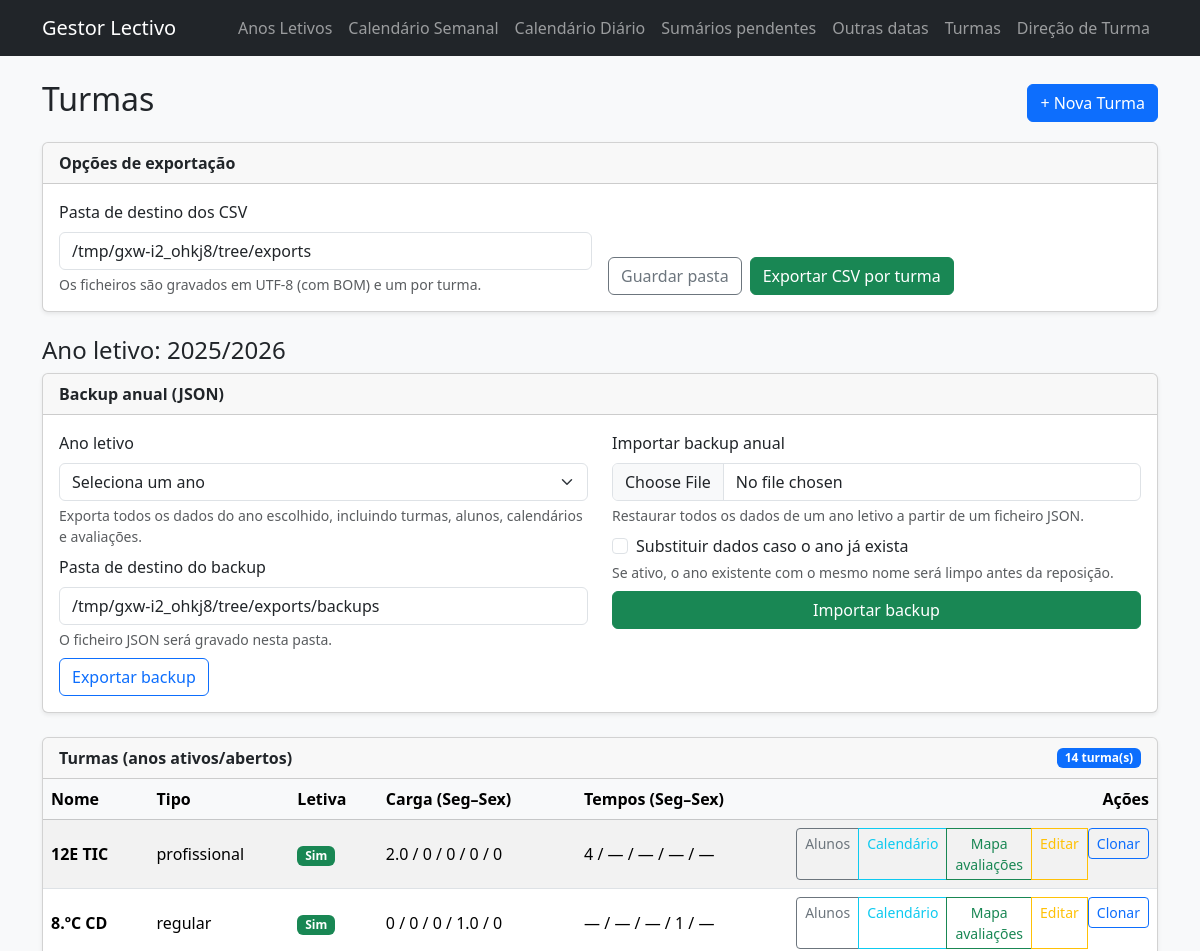
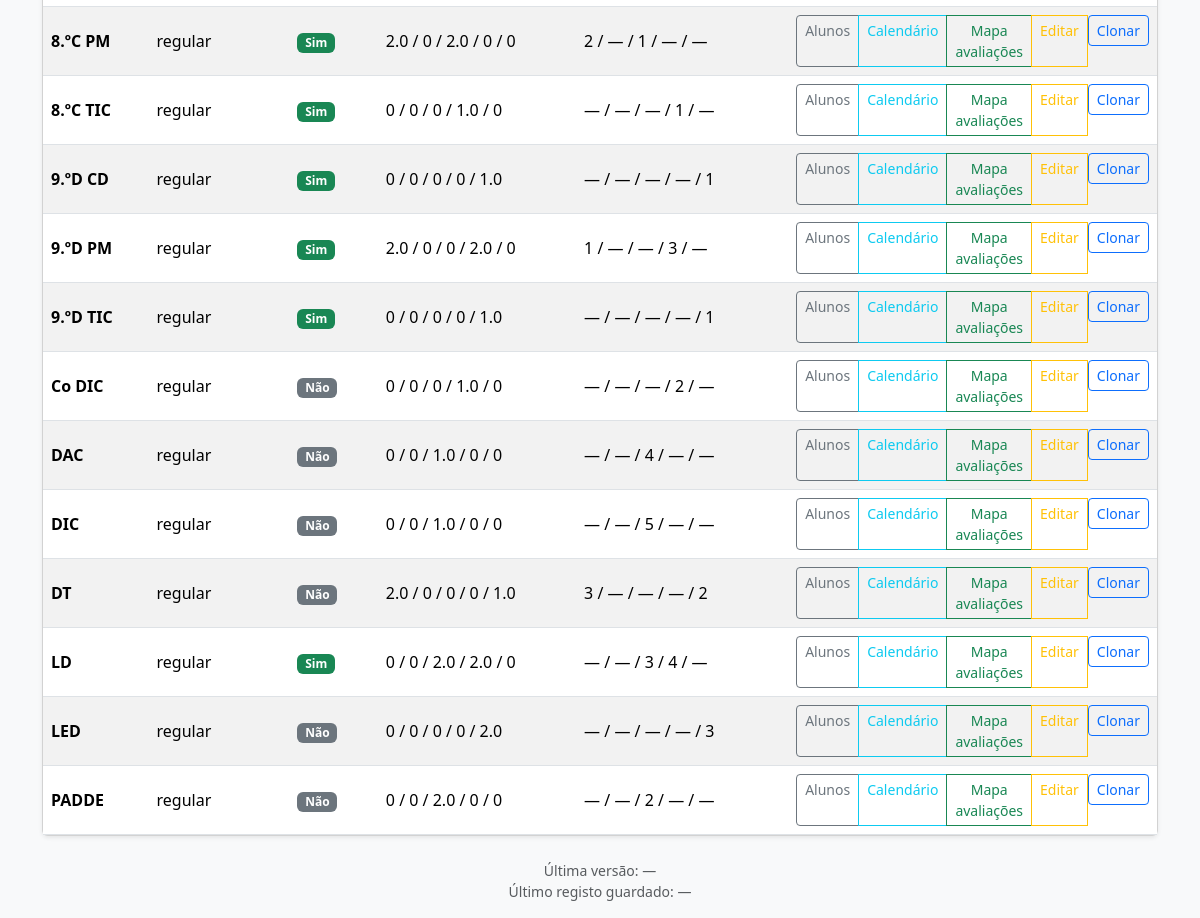
Page /turmas on the committed database (2 pictures, top to bottom).
### models.py (models this page shows)
class AnoLetivo(db.Model):
    __tablename__ = "anos_letivos"
    id = db.Column(db.Integer, primary_key=True)
    nome = db.Column(db.String(20), unique=True, nullable=False)
    data_inicio_ano = db.Column(db.Date, nullable=False)
    data_fim_ano = db.Column(db.Date, nullable=False)
    data_fim_semestre1 = db.Column(db.Date, nullable=False)
    data_inicio_semestre2 = db.Column(db.Date, nullable=False)
    descricao = db.Column(db.String(255))
    ativo = db.Column(db.Boolean, nullable=False, default=False)
    fechado = db.Column(db.Boolean, nullable=False, default=False)

class Turma(db.Model):
    __tablename__ = "turmas"
    id = db.Column(db.Integer, primary_key=True)
    nome = db.Column(db.String(50), nullable=False)
    tipo = db.Column(db.String(20), nullable=False, default="regular")
    periodo_tipo = db.Column(db.String(20), nullable=False, default="anual")
    ano_letivo_id = db.Column(db.Integer, db.ForeignKey("anos_letivos.id"))
    ano_letivo = db.relationship("AnoLetivo", backref="turmas")
    livros_turmas = db.relationship(
        "LivroTurma",
        back_populates="turma",
        cascade="all, delete-orphan",
    )
    livros = db.relationship(
        "Livro",
        secondary=lambda: LivroTurma.__table__,
        back_populates="turmas",
    )
    carga_segunda = db.Column(db.Float, nullable=True)
    carga_terca = db.Column(db.Float, nullable=True)
    carga_quarta = db.Column(db.Float, nullable=True)
    carga_quinta = db.Column(db.Float, nullable=True)
    carga_sexta = db.Column(db.Float, nullable=True)
    tempo_segunda = db.Column(db.Integer, nullable=True)
    tempo_terca = db.Column(db.Integer, nullable=True)
    tempo_quarta = db.Column(db.Integer, nullable=True)
    tempo_quinta = db.Column(db.Integer, nullable=True)
    tempo_sexta = db.Column(db.Integer, nullable=True)
    letiva = db.Column(db.Boolean, nullable=False, default=True, server_default="1")
    turmas_disciplinas = db.relationship(
        "TurmaDisciplina",
        back_populates="turma",
        cascade="all, delete-orphan",
    )
    disciplinas = db.relationship(
        "Disciplina",
        secondary=lambda: TurmaDisciplina.__table__,
        back_populates="turmas",
    )
    alunos = db.relationship(
        "Aluno",
        back_populates="turma",
        cascade="all, delete-orphan",
    )

### app.py (the view)
    @app.route("/turmas")
    def turmas_list():
        turmas = (
            Turma.query.options(joinedload(Turma.ano_letivo))
            .outerjoin(AnoLetivo)
            .order_by(AnoLetivo.ativo.desc(), AnoLetivo.fechado.asc(), AnoLetivo.data_inicio_ano.desc(), Turma.nome)
            .all()
        )
        turmas_abertas = [t for t in turmas if not (t.ano_letivo and t.ano_letivo.fechado)]
        turmas_fechadas = [t for t in turmas if t.ano_letivo and t.ano_letivo.fechado]
        anos_letivos = (
            AnoLetivo.query.order_by(AnoLetivo.data_inicio_ano.desc()).all()
        )
        return render_template(
            "turmas/list.html",
            turmas_abertas=turmas_abertas,
            turmas_fechadas=turmas_fechadas,
            csv_dest_dir=app.config.get("CSV_EXPORT_DIR"),
            backup_json_dir=app.config.get("BACKUP_JSON_DIR"),
            anos_letivos=anos_letivos,
        )

### app.py (called while the page is built, shortened)
def _formatar_data_hora(valor):
    if not valor:
        return None

### templates/turmas/list.html (shortened to what this page needs)
{% extends "base.html" %}
{% block content %}
<div class="d-flex justify-content-between align-items-center mb-3">
    <h2>Turmas</h2>
    <a href="{{ url_for('turmas_add') }}" class="btn btn-primary">+ Nova Turma</a>
</div>
<div class="card shadow-sm mb-4">
  <div class="card-header fw-semibold">Opções de exportação</div>
  <div class="card-body">
    <form class="row gy-2 gx-3 align-items-end" method="post" action="{{ url_for('turmas_export_csv') }}">
      <div class="col-12 col-md-6">
        <label class="form-label" for="csv_dest_dir">Pasta de destino dos CSV</label>
        <input
          type="text"
          class="form-control"
          id="csv_dest_dir"
          name="csv_dest_dir"
          value="{{ csv_dest_dir or '' }}"
          placeholder="/caminho/para/pasta"
          required
        >
        <div class="form-text">Os ficheiros são gravados em UTF-8 (com BOM) e um por turma.</div>
      </div>
      <div class="col-12 col-md-6 d-flex gap-2">
        <button type="submit" name="acao" value="guardar" class="btn btn-outline-secondary">Guardar pasta</button>
        <button type="submit" name="acao" value="exportar" class="btn btn-success">Exportar CSV por turma</button>
      </div>
    </form>
  </div>
</div>
{% set anos_ativos = anos_letivos|selectattr('ativo')|list %}
{% set ano_destaque = anos_ativos[0] if anos_ativos else (anos_letivos[0] if anos_letivos else None) %}
{% if ano_destaque %}
  <h2 class="h4">Ano letivo: {{ ano_destaque.nome }}</h2>
{% endif %}
<div class="card shadow-sm mb-4">
  <div class="card-header fw-semibold">Backup anual (JSON)</div>
  <div class="card-body">
    <div class="row gy-3">
      <div class="col-12 col-lg-6">
        <form class="row gy-2 gx-3 align-items-end" method="post" action="{{ url_for('backup_ano_export') }}">
          <div class="col-12">
            <label class="form-label" for="ano_letivo_id">Ano letivo</label>
            <select id="ano_letivo_id" name="ano_letivo_id" class="form-select" required>
              <option value="">Seleciona um ano</option>
            </select>
            <div class="form-text">Exporta todos os dados do ano escolhido, incluindo turmas, alunos, calendários e avaliações.</div>
          </div>
          <div class="col-12">
            <label class="form-label" for="backup_json_dir">Pasta de destino do backup</label>
            <input
              class="form-control"
              type="text"
              id="backup_json_dir"
              name="backup_json_dir"
              value="{{ backup_json_dir or '' }}"
              placeholder="/caminho/para/guardar"
              required
            >
            <div class="form-text">O ficheiro JSON será gravado nesta pasta.</div>
          </div>
          <div class="col-12">
            <button type="submit" class="btn btn-outline-primary">Exportar backup</button>
          </div>
        </form>
      </div>
      <div class="col-12 col-lg-6">
        <form class="row gy-2 gx-3 align-items-end" method="post" enctype="multipart/form-data" action="{{ url_for('backup_ano_import') }}">
          <div class="col-12">
            <label class="form-label" for="ano_json">Importar backup anual</label>
            <input class="form-control" type="file" id="ano_json" name="ano_json" accept="application/json" required>
            <div class="form-text">Restaurar todos os dados de um ano letivo a partir de um ficheiro JSON.</div>
          </div>
          <div class="col-12">
            <div class="form-check">
              <input class="form-check-input" type="checkbox" id="substituir" name="substituir" value="1">
              <label class="form-check-label" for="substituir">Substituir dados caso o ano já exista</label>
            </div>
            <div class="form-text">Se ativo, o ano existente com o mesmo nome será limpo antes da reposição.</div>
          </div>
          <div class="col-12">
            <button type="submit" class="btn btn-success w-100">Importar backup</button>
          </div>
        </form>
      </div>
    </div>
  </div>
</div>
{% if turmas_abertas or turmas_fechadas %}
  {% macro render_turmas_card(turmas, titulo, badge_class) %}
    <div class="card shadow-sm mb-4">
      <div class="card-header d-flex justify-content-between align-items-center">
        <div class="fw-semibold">{{ titulo }}</div>
        <span class="badge {{ badge_class }}">{{ turmas|length }} turma(s)</span>
      </div>
      <div class="table-responsive">
        <table class="table table-striped align-middle mb-0">
          <thead class="table-light">
            <tr>
              <th>Nome</th>
              <th>Tipo</th>
              <th>Letiva</th>
              <th>Carga (Seg–Sex)</th>
              <th>Tempos (Seg–Sex)</th>
              <th class="text-end" style="width: 260px;">Ações</th>
            </tr>
          </thead>
          <tbody>
          {% for turma in turmas %}
            <tr>
              <td class="fw-semibold">{{ turma.nome }}</td>
              <td>{{ turma.tipo }}</td>
              <td>
                {% if turma.letiva %}
                  <span class="badge text-bg-success">Sim</span>
                {% else %}
                  <span class="badge text-bg-secondary">Não</span>
                {% endif %}
              </td>
              <td class="text-nowrap">{{ turma.carga_segunda or 0 }} /
                {{ turma.carga_terca or 0 }} /
                {{ turma.carga_quarta or 0 }} /
                {{ turma.carga_quinta or 0 }} /
                {{ turma.carga_sexta or 0 }}</td>
              <td class="text-nowrap">{{ turma.tempo_segunda or '—' }} /
                {{ turma.tempo_terca or '—' }} /
                {{ turma.tempo_quarta or '—' }} /
                {{ turma.tempo_quinta or '—' }} /
                {{ turma.tempo_sexta or '—' }}</td>
              <td class="text-end">
                <div class="btn-group" role="group">
                  <a href="{{ url_for('turma_alunos', turma_id=turma.id) }}" class="btn btn-sm btn-outline-secondary">Alunos</a>
                  <a href="{{ url_for('turma_calendario', turma_id=turma.id) }}" class="btn btn-sm btn-outline-info">Calendário</a>
                  <a href="{{ url_for('turma_mapa_avaliacao_diaria', turma_id=turma.id) }}" class="btn btn-sm btn-outline-success">Mapa avaliações</a>
                  <a href="{{ url_for('turmas_edit', turma_id=turma.id) }}" class="btn btn-sm btn-outline-warning">Editar</a>
                  <form method="post"
                        action="{{ url_for('turmas_clone', turma_id=turma.id) }}"
                        class="d-inline"
                        onsubmit="return confirm('Clonar esta turma com os alunos?');">
                    <button type="submit" class="btn btn-sm btn-outline-primary">Clonar</button>
                  </form>
                </div>
              </td>
            </tr>
          {% endfor %}
          </tbody>
        </table>
      </div>
    </div>
  {% endmacro %}
  {% if turmas_abertas %}
    {{ render_turmas_card(turmas_abertas, "Turmas (anos ativos/abertos)", "text-bg-primary") }}
  {% endif %}
{% else %}
  <div class="alert alert-secondary">Nenhuma turma registada.</div>
{% endif %}
{% endblock %}

### rows in the picture
AnoLetivo: nome "2025/2026"
Turma: nome "12E TIC", tipo "profissional", letiva "Sim", carga_segunda "2.0", carga_terca "0", carga_quarta "0", carga_quinta "0", carga_sexta "0", tempo_segunda "4", tempo_terca "—", tempo_quarta "—", tempo_quinta "—", tempo_sexta "—"
Turma: nome "8.ºC CD", tipo "regular", letiva "Sim", carga_segunda "0", carga_terca "0", carga_quarta "0", carga_quinta "1.0", carga_sexta "0", tempo_segunda "—", tempo_terca "—", tempo_quarta "—", tempo_quinta "1", tempo_sexta "—"
Turma: nome "8.ºC PM", tipo "regular", letiva "Sim", carga_segunda "2.0", carga_terca "0", carga_quarta "2.0", carga_quinta "0", carga_sexta "0", tempo_segunda "2", tempo_terca "—", tempo_quarta "1", tempo_quinta "—", tempo_sexta "—"
Turma: nome "8.ºC TIC", tipo "regular", letiva "Sim", carga_segunda "0", carga_terca "0", carga_quarta "0", carga_quinta "1.0", carga_sexta "0", tempo_segunda "—", tempo_terca "—", tempo_quarta "—", tempo_quinta "1", tempo_sexta "—"
Turma: nome "9.ºD CD", tipo "regular", letiva "Sim", carga_segunda "0", carga_terca "0", carga_quarta "0", carga_quinta "0", carga_sexta "1.0", tempo_segunda "—", tempo_terca "—", tempo_quarta "—", tempo_quinta "—", tempo_sexta "1"
Turma: nome "9.ºD PM", tipo "regular", letiva "Sim", carga_segunda "2.0", carga_terca "0", carga_quarta "0", carga_quinta "2.0", carga_sexta "0", tempo_segunda "1", tempo_terca "—", tempo_quarta "—", tempo_quinta "3", tempo_sexta "—"
Turma: nome "9.ºD TIC", tipo "regular", letiva "Sim", carga_segunda "0", carga_terca "0", carga_quarta "0", carga_quinta "0", carga_sexta "1.0", tempo_segunda "—", tempo_terca "—", tempo_quarta "—", tempo_quinta "—", tempo_sexta "1"
Turma: nome "Co DIC", tipo "regular", letiva "Não", carga_segunda "0", carga_terca "0", carga_quarta "0", carga_quinta "1.0", carga_sexta "0", tempo_segunda "—", tempo_terca "—", tempo_quarta "—", tempo_quinta "2", tempo_sexta "—"
Turma: nome "DAC", tipo "regular", letiva "Não", carga_segunda "0", carga_terca "0", carga_quarta "1.0", carga_quinta "0", carga_sexta "0", tempo_segunda "—", tempo_terca "—", tempo_quarta "4", tempo_quinta "—", tempo_sexta "—"
Turma: nome "DIC", tipo "regular", letiva "Não", carga_segunda "0", carga_terca "0", carga_quarta "1.0", carga_quinta "0", carga_sexta "0", tempo_segunda "—", tempo_terca "—", tempo_quarta "5", tempo_quinta "—", tempo_sexta "—"
Turma: nome "DT", tipo "regular", letiva "Não", carga_segunda "2.0", carga_terca "0", carga_quarta "0", carga_quinta "0", carga_sexta "1.0", tempo_segunda "3", tempo_terca "—", tempo_quarta "—", tempo_quinta "—", tempo_sexta "2"
Turma: nome "LD", tipo "regular", letiva "Sim", carga_segunda "0", carga_terca "0", carga_quarta "2.0", carga_quinta "2.0", carga_sexta "0", tempo_segunda "—", tempo_terca "—", tempo_quarta "3", tempo_quinta "4", tempo_sexta "—"
Turma: nome "LED", tipo "regular", letiva "Não", carga_segunda "0", carga_terca "0", carga_quarta "0", carga_quinta "0", carga_sexta "2.0", tempo_segunda "—", tempo_terca "—", tempo_quarta "—", tempo_quinta "—", tempo_sexta "3"
Turma: nome "PADDE", tipo "regular", letiva "Não", carga_segunda "0", carga_terca "0", carga_quarta "2.0", carga_quinta "0", carga_sexta "0", tempo_segunda "—", tempo_terca "—", tempo_quarta "2", tempo_quinta "—", tempo_sexta "—"

### other values in the picture
{{ titulo }} "Turmas (anos ativos/abertos)"
{{ turmas|length }} "14"
{{ app_version_timestamp or '—' }} "—"
{{ last_save_timestamp or '—' }} "—"
